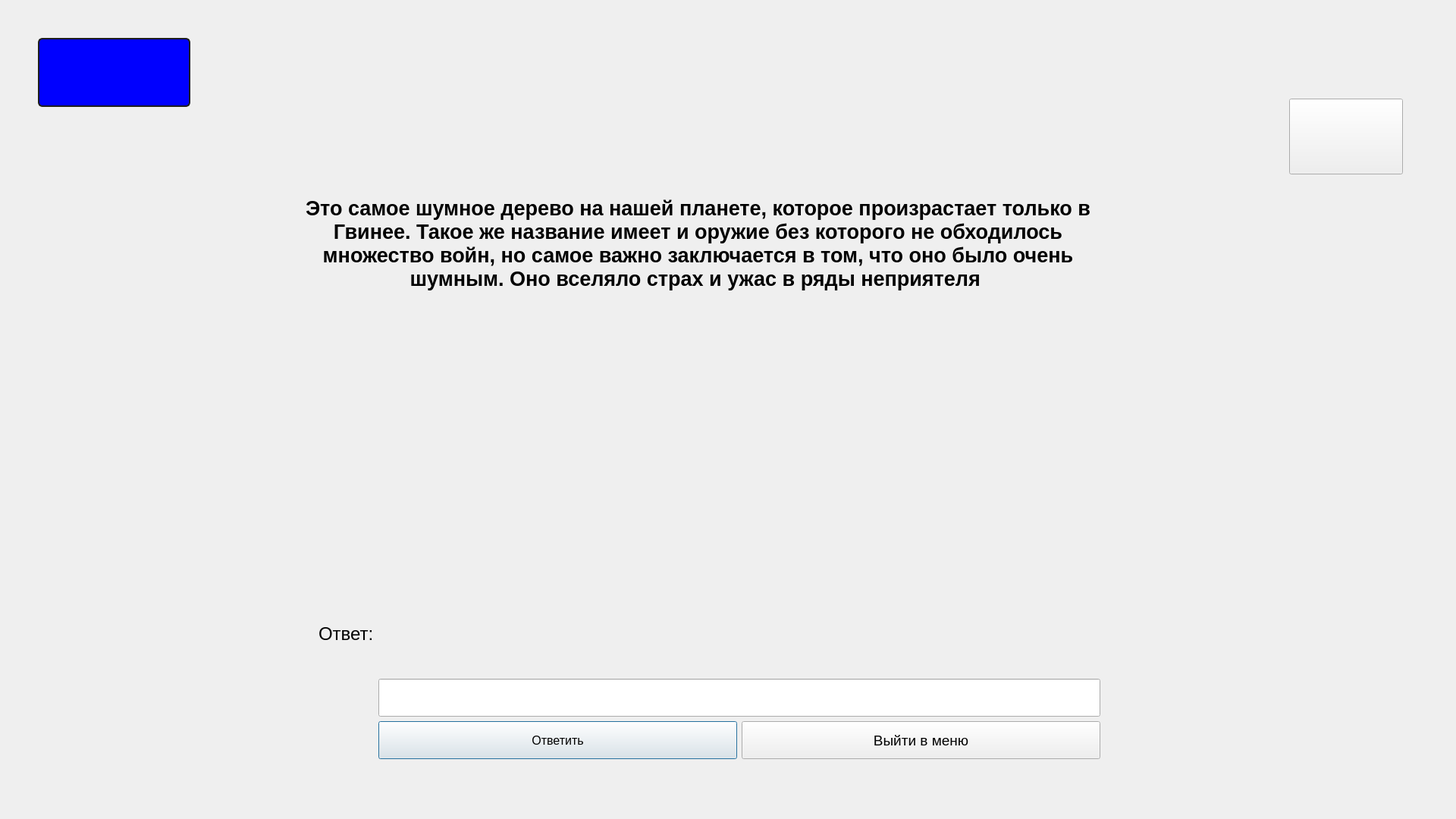
<?xml version="1.0" encoding="UTF-8"?>
<ui version="4.0">
 <class>window233</class>
 <widget class="QDialog" name="window233">
  <property name="geometry">
   <rect>
    <x>0</x>
    <y>0</y>
    <width>1920</width>
    <height>1080</height>
   </rect>
  </property>
  <property name="windowTitle">
   <string>Dialog</string>
  </property>
  <widget class="QLabel" name="label_score">
   <property name="geometry">
    <rect>
     <x>50</x>
     <y>50</y>
     <width>201</width>
     <height>91</height>
    </rect>
   </property>
   <property name="styleSheet">
    <string notr="true">QLabel
{
font-weight: bold;
    color: yellow;
    background-color: blue;
    border-width: 2px;
    border-color: #1e1e1e;
    border-style: solid;
    border-radius: 6;
    padding: 3px;
    font-size: 40px;
    padding-left: 5px;
    padding-right: 5px;
}

QPushButton:pressed
{
    background-color: QLinearGradient( x1: 0, y1: 0, x2: 0, y2: 1, stop: 0 #2d2d2d, stop: 0.1 #2b2b2b, stop: 0.5 #292929, stop: 0.9 #282828, stop: 1 #252525);
}

QPushButton:hover
{
    border: 2px solid QLinearGradient( x1: 0, y1: 0, x2: 0, y2: 1, stop: 0 #ffa02f, stop: 1 #d7801a);
}

QPushButton:focus {
    border-color: yellow;
   outline: none;
}</string>
   </property>
   <property name="text">
    <string/>
   </property>
  </widget>
  <widget class="QStackedWidget" name="stackedWidget">
   <property name="geometry">
    <rect>
     <x>-50</x>
     <y>120</y>
     <width>1920</width>
     <height>1080</height>
    </rect>
   </property>
   <property name="currentIndex">
    <number>0</number>
   </property>
   <widget class="QWidget" name="page">
    <widget class="QLabel" name="label">
     <property name="geometry">
      <rect>
       <x>440</x>
       <y>10</y>
       <width>1061</width>
       <height>381</height>
      </rect>
     </property>
     <property name="font">
      <font>
       <pointsize>20</pointsize>
       <weight>75</weight>
       <bold>true</bold>
      </font>
     </property>
     <property name="text">
      <string>Это самое шумное дерево на нашей планете, которое произрастает только в Гвинее. Такое же название имеет и оружие без которого не обходилось множество войн, но самое важно заключается в том, что оно было очень шумным. Оно вселяло страх и ужас в ряды неприятеля </string>
     </property>
     <property name="textFormat">
      <enum>Qt::AutoText</enum>
     </property>
     <property name="scaledContents">
      <bool>false</bool>
     </property>
     <property name="alignment">
      <set>Qt::AlignCenter</set>
     </property>
     <property name="wordWrap">
      <bool>true</bool>
     </property>
    </widget>
    <widget class="QWidget" name="layoutWidget">
     <property name="geometry">
      <rect>
       <x>470</x>
       <y>550</y>
       <width>1031</width>
       <height>331</height>
      </rect>
     </property>
     <layout class="QHBoxLayout" name="horizontalLayout_2">
      <item>
       <widget class="QLabel" name="label_4">
        <property name="minimumSize">
         <size>
          <width>0</width>
          <height>100</height>
         </size>
        </property>
        <property name="font">
         <font>
          <pointsize>18</pointsize>
         </font>
        </property>
        <property name="text">
         <string>Ответ:</string>
        </property>
       </widget>
      </item>
      <item>
       <layout class="QVBoxLayout" name="verticalLayout">
        <item>
         <widget class="QLabel" name="label_result">
          <property name="minimumSize">
           <size>
            <width>0</width>
            <height>200</height>
           </size>
          </property>
          <property name="font">
           <font>
            <pointsize>30</pointsize>
            <weight>75</weight>
            <bold>true</bold>
           </font>
          </property>
          <property name="styleSheet">
           <string notr="true"/>
          </property>
          <property name="text">
           <string/>
          </property>
         </widget>
        </item>
        <item>
         <widget class="QLineEdit" name="lineEdit_answer">
          <property name="minimumSize">
           <size>
            <width>0</width>
            <height>50</height>
           </size>
          </property>
          <property name="font">
           <font>
            <pointsize>20</pointsize>
            <weight>75</weight>
            <bold>true</bold>
           </font>
          </property>
          <property name="text">
           <string/>
          </property>
         </widget>
        </item>
        <item>
         <layout class="QHBoxLayout" name="horizontalLayout">
          <item>
           <widget class="QPushButton" name="pushButton_answer">
            <property name="enabled">
             <bool>true</bool>
            </property>
            <property name="minimumSize">
             <size>
              <width>0</width>
              <height>50</height>
             </size>
            </property>
            <property name="font">
             <font>
              <pointsize>12</pointsize>
             </font>
            </property>
            <property name="text">
             <string>Ответить</string>
            </property>
           </widget>
          </item>
          <item>
           <widget class="QPushButton" name="pushButton_11">
            <property name="minimumSize">
             <size>
              <width>0</width>
              <height>50</height>
             </size>
            </property>
            <property name="font">
             <font>
              <pointsize>14</pointsize>
             </font>
            </property>
            <property name="text">
             <string>Выйти в меню</string>
            </property>
           </widget>
          </item>
         </layout>
        </item>
       </layout>
      </item>
     </layout>
    </widget>
    <widget class="QPushButton" name="show_hit">
     <property name="geometry">
      <rect>
       <x>1750</x>
       <y>10</y>
       <width>150</width>
       <height>100</height>
      </rect>
     </property>
     <property name="text">
      <string/>
     </property>
    </widget>
   </widget>
   <widget class="QWidget" name="page_2">
    <widget class="QPushButton" name="close_hit">
     <property name="geometry">
      <rect>
       <x>1750</x>
       <y>10</y>
       <width>150</width>
       <height>100</height>
      </rect>
     </property>
     <property name="text">
      <string/>
     </property>
    </widget>
   </widget>
   <widget class="QWidget" name="page_3"/>
  </widget>
  <widget class="QLabel" name="label_2">
   <property name="geometry">
    <rect>
     <x>0</x>
     <y>0</y>
     <width>1920</width>
     <height>1080</height>
    </rect>
   </property>
   <property name="text">
    <string/>
   </property>
  </widget>
  <zorder>label_2</zorder>
  <zorder>label_score</zorder>
  <zorder>stackedWidget</zorder>
 </widget>
 <resources/>
 <connections/>
</ui>
